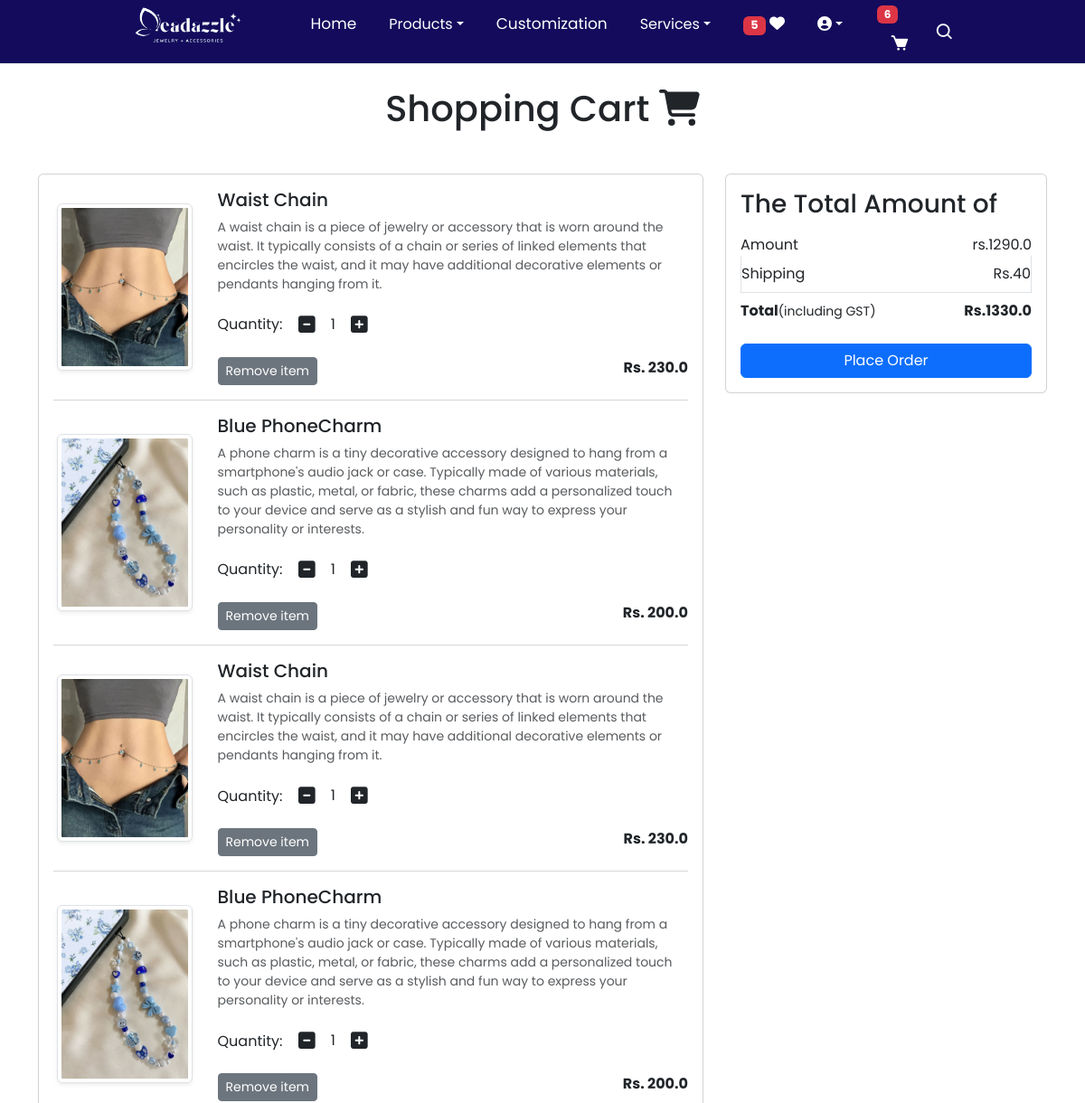
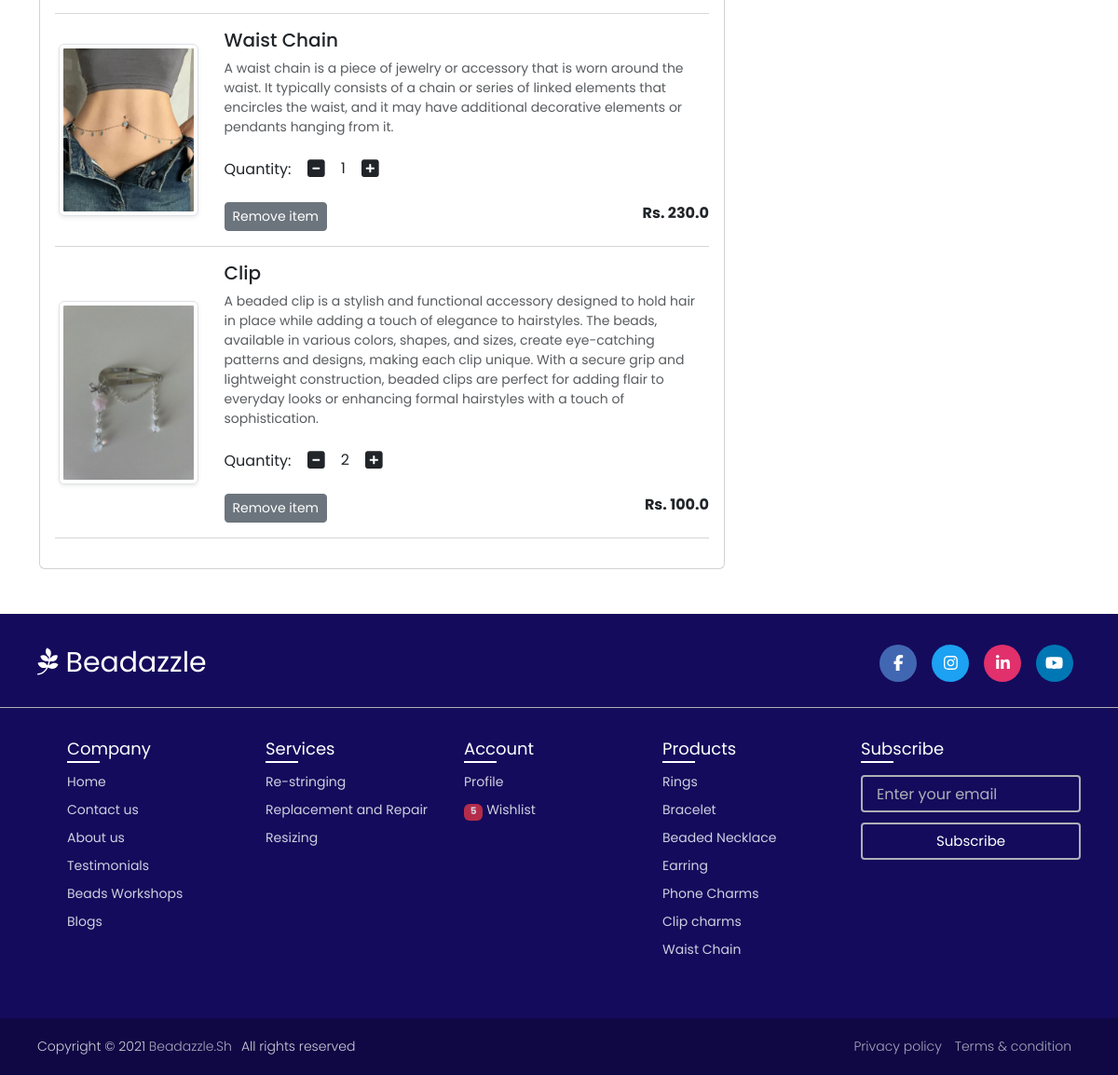
The page /cart/ (signed in) on the database as committed earlier (2 pictures, top to bottom).
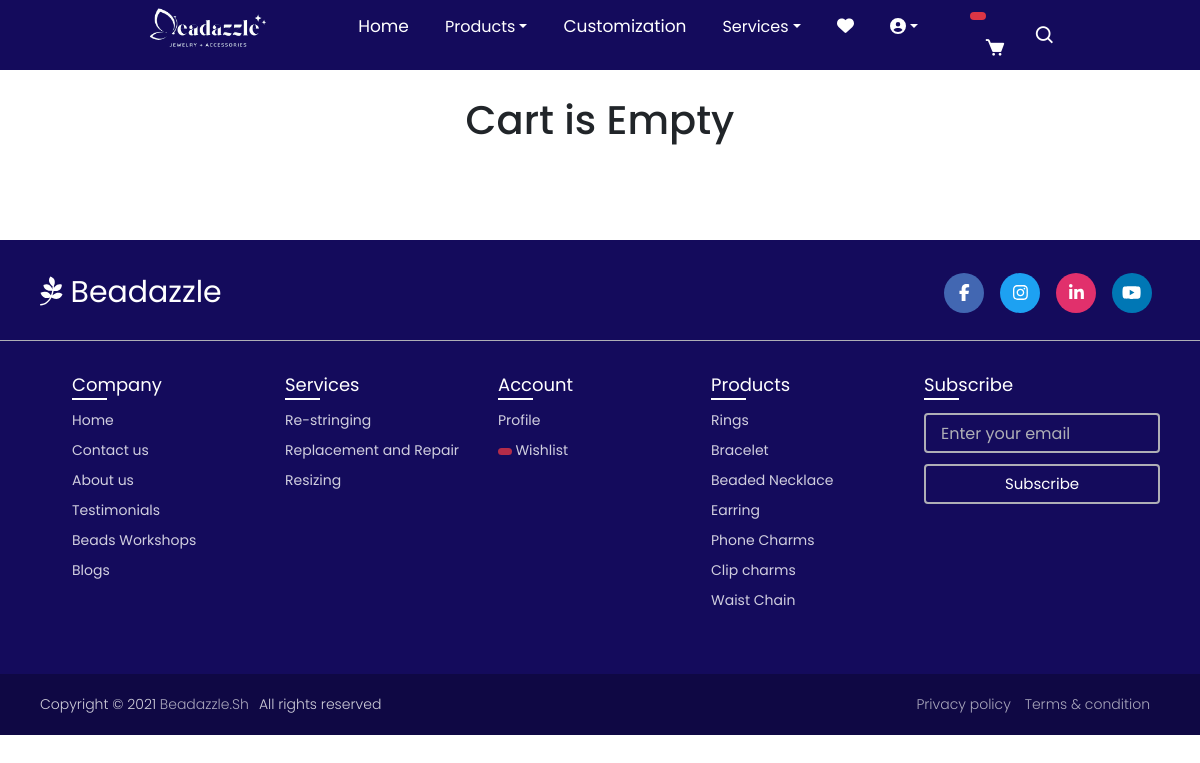
The same page on the database as committed later.
### beadaz/models.py (models this page shows, shortened)
class Cart(models.Model):
    user = models.ForeignKey(User,on_delete= models.CASCADE)
    product = models.ForeignKey(Product, on_delete = models.CASCADE)
    quantity = models.PositiveIntegerField(default=1)

class Product(models.Model):
    title = models.CharField(max_length=100)
    selling_price = models.FloatField()
    discounted_price = models.FloatField()
    description = models.TextField()
    composition = models.TextField(default='')
    prodapp = models.TextField(default='')
    category = models.TextField(choices=CATEGORY_CHOICES, max_length=200)
    product_image = models.ImageField(upload_to='product')

### beadaz/views.py (the view)
# urls.py: path('cart/', views.show_cart, name='showcart'),
@login_required
def show_cart(request):
    user = request.user
    cart = Cart.objects.filter(user= user)
    amount = 0
    for p in cart:
        value = p.quantity * p.product.discounted_price
        amount = amount + value
    totalamount = amount + 40
    totalitem = 0
    wishitem  = 0
    if request.user.is_authenticated:
        totalitem = len(Cart.objects.filter(user=request.user))
        wishitem = len(Wishlist.objects.filter(user=request.user))
    return render(request, 'beadaz/addtocart.html',locals())

### beadaz/templates/beadaz/addtocart.html (shortened to what this page needs)
{% extends "beadaz/base.html" %}
{% load static %}
{% block main-content %}
<div class="container my-5">
    <br>
    <br>
    <div class="row">
        {% if cart %}
        <h1 class="text-center mb-5">Shopping Cart <i class="fas fa-shopping-cart"></i></h1>
        <div class="col-lg-8">
            <div class="card">
                <div class="card-body">
                    {% for item in cart %}
                    <div class="row mb-3">
                        <div class="col-md-3 text-center align-self-center">
                            <img src="{{item.product.product_image.url}}" alt="" class="img-fluid img-thumbnail shadow-sm" height="150" width="150">
                        </div>
                        <div class="col-md-9">
                            <h5>{{item.product.title}}</h5>
                            <p class="mb-2 text-muted small">{{item.product.description}}</p>
                            <div class="my-3">
                                <label for="quantity">Quantity:</label>
                                <a class="minus-cart btn" pid={{item.product.id}}><i class="fas fa-minus-square fa-lg"></i></a>
                                <span id="quantity">{{item.quantity}}</span>
                                <a class="plus-cart btn" pid={{item.product.id}}><i class="fas fa-plus-square fa-lg"></i></a>
                            </div>
                            <div class="d-flex justify-content-between">
                                <a href="#" class="remove-cart btn btn-sm btn-secondary mr-3" pid={{item.product.id}}>Remove item</a>
                                <p class="mb-0"><span><strong>Rs. {{item.product.discounted_price}}</strong></span></p>
                            </div>
                        </div>
                    </div>
                    <hr class="text-muted">
                    {% endfor %}
                </div>
            </div>
        </div>
        <div class="col-lg-4">
            <div class="card">
                <div class="card-body">
                    <h3>The Total Amount of</h3>
                    <ul class="list-group">
                        <li class="list-group-item d-flex justify-content-between align-items-center border-0 px-0 pb-0">Amount<span id="amount"> rs.{{amount}}</span></li>
                        <li class="list-group-item d-flex justify-content-between align-items-center px-0">Shipping<span>Rs.40</span></li>
                        <li class="list-group-item d-flex justify-content-between align-items-center border-0 px-0 mb-3">
                            <div>
                                <strong>Total</strong><small>(including GST)</small>
                            </div>
                            <span id="totalamount"><strong>Rs.{{totalamount}}</strong></span>
                        </li>
                    </ul>
                    <div class="d-grid"><a href="{% url "checkout" %}" class="btn btn-primary">Place Order</a></div>
                </div>
            </div>
        </div>
        {% else %}
        <h1 class="text-center mb-5">Cart is Empty</h1>
        {% endif %}
    </div>
</div>
{% endblock main-content %}

### beadaz/templates/beadaz/base.html (shortened to what this page needs)
<!DOCTYPE html>
{% load static %}
<html lang="en">
<head>
    <link href="https://cdn.jsdelivr.net/npm/bootstrap@5.3.1/dist/css/bootstrap.min.css"
    rel="stylesheet">
    <link href='https://unpkg.com/boxicons@2.1.1/css/boxicons.min.css' rel='stylesheet'>
    <link rel="stylesheet" href= " {% static 'beadaz\css\css.css' %}" / >
    <link rel="stylesheet" href= " {% static 'beadaz\css\owl.carousel.min.css'%}" / >
    <link rel="stylesheet" href= " {% static 'beadaz\css\all.min.css' %}" / >
    <link rel="stylesheet" href= " {% static 'beadaz\css\style.css' %}" / >
    <link rel="stylesheet" href= " {% static 'beadaz\css\font.css' %}" / >
    <link href="https://cdn.jsdelivr.net/npm/bootstrap@5.3.0/dist/css/bootstrap.min.css" rel="stylesheet">
    <link rel="stylesheet" href="https://cdnjs.cloudflare.com/ajax/libs/font-awesome/5.15.3/css/all.min.css">
</head>
<body>
  <nav>
    <div class="nav-bar">
       <span class="logo navLogo"><a href="#"><img src=" {% static "beadaz\images\NewLogo.png" %}"  /></a></span>
        <div class="menu">
            {% if request.user.is_authenticated %}
            <ul class="nav-links">
                <li><a href="{% url "home" %}">Home</a></li>
                <li class="dropdown">
                  <a href="#" class="dropdown-toggle">Products</a>
                </li>
                <li><a href="{% url "forms" %}">Customization</a></li>
                <li class="dropdown">
                  <a href="#" class="dropdown-toggle">Services</a>
                </li>
                <li>
                  <a href="{% url "wishlist" %}">
                    <span class="badge">{% if wishitem > 0 %} {{wishitem}}{% endif %}</span>
                    <i class="fas fa-heart"></i>
                  </a>
                </li>
                <li class="dropdown">
                  <a href="#" class="dropdown-toggle">
                    <i class="fas fa-user-circle"></i></a>
                </li>
                {% else %}
                <ul class="nav-links">
                <li><a href="{% url "login" %}">Login</a></li>
                <li><a href="{% url "customerregistration" %}">Register</a></li>
                <ul>
                {% endif %}
             </ul>
        </div>
        <div class="darkLight-searchBox">
            <a href="{% url 'showcart' %}" class="nav-link text-white"><span class="badge bg-danger">{% if totalitem > 0  %} {{totalitem}} {% endif %} </span>
              <div class="dark-light">
                  <i class='bx bxs-cart'></i>
              </div>
          </a>
            <div class="searchBox">
              <div class="searchToggle">
               <i class='bx bx-search search'></i>
              </div>
            </div>
        </div>
    </div>
</nav>
{% block main-content %}{% endblock main-content %}
<footer>
  <div class="content">
    <div class="top">
      <div class="logo-details">
        <i class="fab fa-pagelines"></i>
        <span class="logo_name">Beadazzle</span>
      </div>
      <div class="media-icons">
        <a href="#"><i class="fab fa-facebook-f"></i></a>
        <a href="https://www.instagram.com/beadazzle.shop?utm_source=ig_web_button_share_sheet&igsh=ZDNlZDc0MzIxNw==" target="_blank"><i class="fab fa-instagram"></i></a>
        <a href="#"><i class="fab fa-linkedin-in"></i></a>
        <a href="#"><i class="fab fa-youtube"></i></a>
      </div>
    </div>
    <div class="link-boxes">
      <ul class="box">
        <li class="link_name">Company</li>
        <li><a href="{% url "home" %}">Home</a></li>
        <li><a href="{% url "contact" %}">Contact us</a></li>
        <li><a href="{% url "about" %}">About us</a></li>
        <li><a href="{% url "testimonials" %}">Testimonials</a></li>
        <li><a href="{% url "workshops" %}">Beads Workshops</a></li>
        <li><a href="{% url "blog" %}">Blogs</a></li>
      </ul>
      <ul class="box">
        <li class="link_name">Services</li>
        <li><a href="{% url "repair" %}">Re-stringing</a></li>
        <li><a href="{% url "replacement" %}">Replacement and Repair</a></li>
        <li><a href="{% url "resizing" %}"> Resizing</a></li>
      </ul>
      <ul class="box">
        <li class="link_name">Account</li>
        <li><a href="{% url "profile" %}">Profile</a></li>
        <li><a href="{% url "wishlist" %}"><span class="badge bg-danger">{% if wishitem > 0 %} {{wishitem}}{% endif %} </span> Wishlist</a></li>
      </ul>
      <ul class="box">
        <li class="link_name">Products</li>
        <li><a href="{% url "category" 'BR' %}">Rings</a></li>
        <li><a href="{% url "category" 'BB' %}">Bracelet</a></li>
        <li><a href="{% url "category" 'NE' %}">Beaded Necklace</a></li>
        <li><a href="{% url "category" 'ER' %}">Earring</a></li>
        <li><a href="{% url "category" 'PC' %}">Phone Charms</a></li>
        <li><a href="{% url "category" 'CL' %}">Clip charms</a></li>
        <li><a href="{% url "category" 'WC' %}">Waist Chain</a></li>
      </ul>
      <ul class="box input-box">
        <li class="link_name">Subscribe</li>
        <li>
            <form method="post" action="{% url 'subscribe' %}">
                <input type="email" name="email" placeholder="Enter your email" required>
        </li>
        <li>
            <input type="submit" value="Subscribe">
        </li>
    </ul>
    </div>
  </div>
  <div class="bottom-details">
    <div class="bottom_text">
      <span class="copyright_text">Copyright © 2021 <a href="#">Beadazzle.Sh</a>All rights reserved</span>
      <span class="policy_terms">
        <a href="#">Privacy policy</a>
        <a href="{% url "terms" %}">Terms & condition</a>
      </span>
    </div>
  </div>
</footer>
 </body>
</html>

### static/beadaz/css/css.css (style rules this page uses)
* { margin: 0; padding: 0; box-sizing: border-box; font-family: 'Poppins', sans-serif; transition: all 0.4s ease;; }
.navLogo img { width: 150px; height: auto; }
:root { --body-color: #E4E9F7; --nav-color: #140B5C; --side-nav: #010718; --text-color: #FFF; --search-bar: #F2F2F2; --search-text: #010718; }
body { height: 100vh; background-color: #6c9ee9bb; }
nav { position: fixed; top: 0; left: 0; height: 70px; width: 100%; background-color: var(--nav-color); z-index: 100; }
nav .nav-bar { position: relative; height: 100%; max-width: 1000px; width: 100%; background-color: var(--nav-color); margin: 0 auto; padding: 0 30px; display: flex; align-items: center; justify-content: space-between; }
nav .nav-bar .logo a { font-size: 25px; font-weight: 500; color: var(--text-color); text-decoration: none; margin-right: auto; }
.nav-bar .nav-links { display: flex; align-items: center; }
.nav-bar .nav-links li { margin: 0 5px; list-style: none; }
.nav-links li a { position: relative; font-size: 17px; font-weight: 400; color: var(--text-color); text-decoration: none; padding: 10px; }
.nav-links li a::before { content: ''; position: absolute; left: 50%; bottom: 0; transform: translateX(-50%); height: 6px; width: 6px; border-radius: 50%; background-color: var(--text-color); opacity: 0; transition: all 0.3s ease; }
.nav-bar .darkLight-searchBox { display: flex; align-items: center; }
.darkLight-searchBox .dark-light, .darkLight-searchBox .searchToggle { height: 40px; width: 40px; display: flex; align-items: center; justify-content: center; margin: 0 5px; }
.dark-light i, .searchToggle i { position: absolute; color: var(--text-color); font-size: 22px; cursor: pointer; transition: all 0.3s ease; }
.searchBox { position: relative; }
.dropdown { position: fixed; display: inline-block; }
.dropdown .dropdown-toggle { cursor: pointer; font-size: 16px; color: #ffffff; background-color: #140B5C; padding: 8px 16px; border: none; text-decoration: none; transition: background-color 0.3s; }
.badge { background-color: #dc3545; color: white; padding: 5px 10px; border-radius: 10px; }

Rows that differ between the two databases and show on the page:
removed Cart: product.product_image (picture), product "Waist Chain", product.description "A waist chain is a piece of jewelry or accessory that is worn around the waist. It typically consists of a chain or series of linked elements that encircles the waist, and it may have additional decorative elements or pendants hanging from it.", quantity "1", product.discounted_price "230.0"
removed Cart: product.product_image (picture), product "Blue PhoneCharm", product.description "A phone charm is a tiny decorative accessory designed to hang from a smartphone's audio jack or case. Typically made of various materials, such as plastic, metal, or fabric, these charms add a personalized touch to your device and serve as a stylish and fun way to express your personality or interests.", quantity "1", product.discounted_price "200.0"
removed Cart: product.product_image (picture), product "Waist Chain", product.description "A waist chain is a piece of jewelry or accessory that is worn around the waist. It typically consists of a chain or series of linked elements that encircles the waist, and it may have additional decorative elements or pendants hanging from it.", quantity "1", product.discounted_price "230.0"
removed Cart: product.product_image (picture), product "Blue PhoneCharm", product.description "A phone charm is a tiny decorative accessory designed to hang from a smartphone's audio jack or case. Typically made of various materials, such as plastic, metal, or fabric, these charms add a personalized touch to your device and serve as a stylish and fun way to express your personality or interests.", quantity "1", product.discounted_price "200.0"
removed Cart: product.product_image (picture), product "Waist Chain", product.description "A waist chain is a piece of jewelry or accessory that is worn around the waist. It typically consists of a chain or series of linked elements that encircles the waist, and it may have additional decorative elements or pendants hanging from it.", quantity "1", product.discounted_price "230.0"
removed Cart: product.product_image (picture), product "Clip", product.description "A beaded clip is a stylish and functional accessory designed to hold hair in place while adding a touch of elegance to hairstyles. The beads, available in various colors, shapes, and sizes, create eye-catching patterns and designs, making each clip unique. With a secure grip and lightweight construction, beaded clips are perfect for adding flair to everyday looks or enhancing formal hairstyles with a touch of sophistication.", quantity "2", product.discounted_price "100.0"
Other text that changed with them:
{{ wishitem }}: "5" → (not shown)
{{ totalitem }}: "6" → (not shown)
{{ amount }}: "1290.0" → (not shown)
{{ totalamount }}: "1330.0" → (not shown)
text no longer shown: "Shopping Cart The Total Amount of Amount rs. Shipping Rs.40 Total (including GST) Rs. Place Order"
text now shown: "Cart is Empty"
